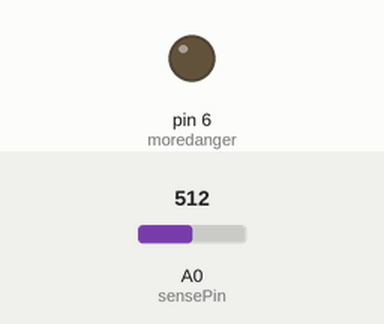
The sketch below on a simulated Arduino Uno, built with avr-gcc and run on an emulated ATmega328P. On the bench: output pins drawn as LEDs (lit = HIGH). The test bench sets the inputs (shaded band); at power-on: A0 (sensePin) = 512. What the sketch prints to the serial monitor is not drawn.

Above: at 0.1 s.
At 1.1 s:
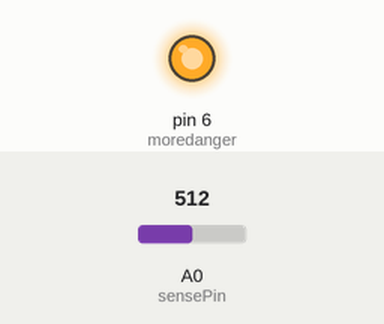
Timing chart, 0 to 2.6 s (numbered marks = the images above):
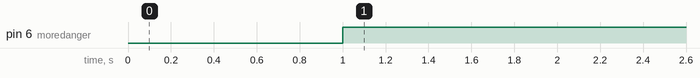

Measured:
- by itself, pin 6 (moredanger): LOW → HIGH at 1.0 s

The sketch:

EVDC.ino
```cpp
int verylessdanger=8;
int lessdanger=7;
int moredanger=6;
int sensePin = A0; //This is the Arduino Pin that will read the sensor output
int sensorInput; //The variable we will use to store the sensor input
double temp; //The variable we will use to store temperature in degrees.
char mystr[6];
void setup() {
// put your setup code here, to run once:
   //Start the Serial Port at 9600 baud (default)
pinMode(lessdanger,OUTPUT);
pinMode(verylessdanger,OUTPUT);
pinMode(moredanger,OUTPUT);
Serial.begin(9600);
}
void loop() {
// put your main code here, to run repeatedly:
sensorInput = analogRead(A0); //read the analog sensor and store it
temp = (double)sensorInput / 1024; //find percentage of input reading
temp = temp * 5; //multiply by 5V to get voltage
temp = temp-0.5; //Subtract the offset
temp = temp * 100; //Convert to degrees
Serial.println(temp);
delay(1000);

if (temp>100){
  digitalWrite(moredanger,HIGH);
  digitalWrite(lessdanger,LOW);
  digitalWrite(verylessdanger,LOW);
  delay(1000);
}
else if (0<temp<100){
  digitalWrite(lessdanger,HIGH);
  digitalWrite(verylessdanger,LOW);
  digitalWrite(moredanger,LOW);
  delay(1000);
}
else{
  digitalWrite(verylessdanger,HIGH);
  digitalWrite(moredanger,LOW);
  digitalWrite(lessdanger,LOW);
  delay(1000);
}
}
```
